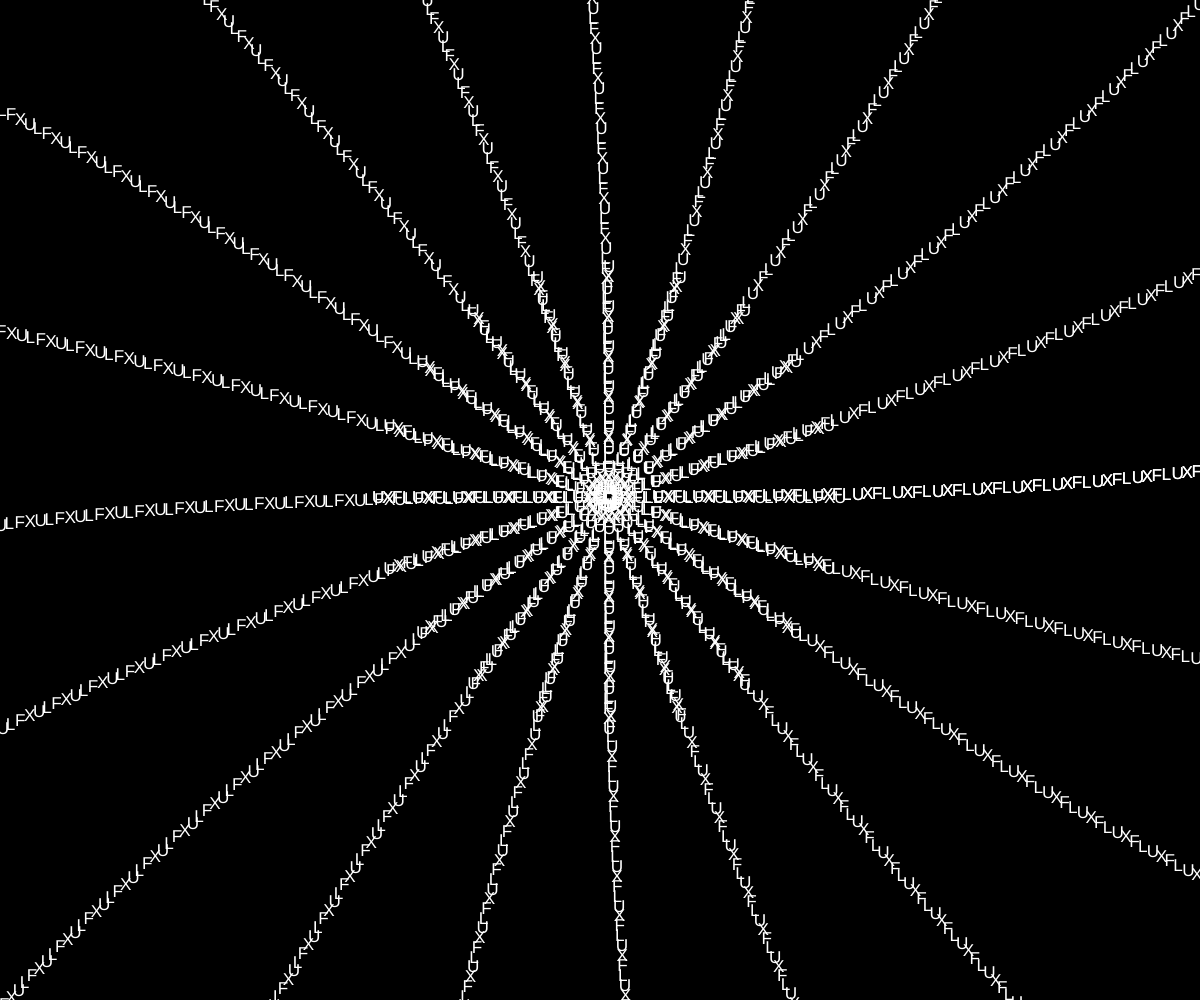
Frame 1 (no input)
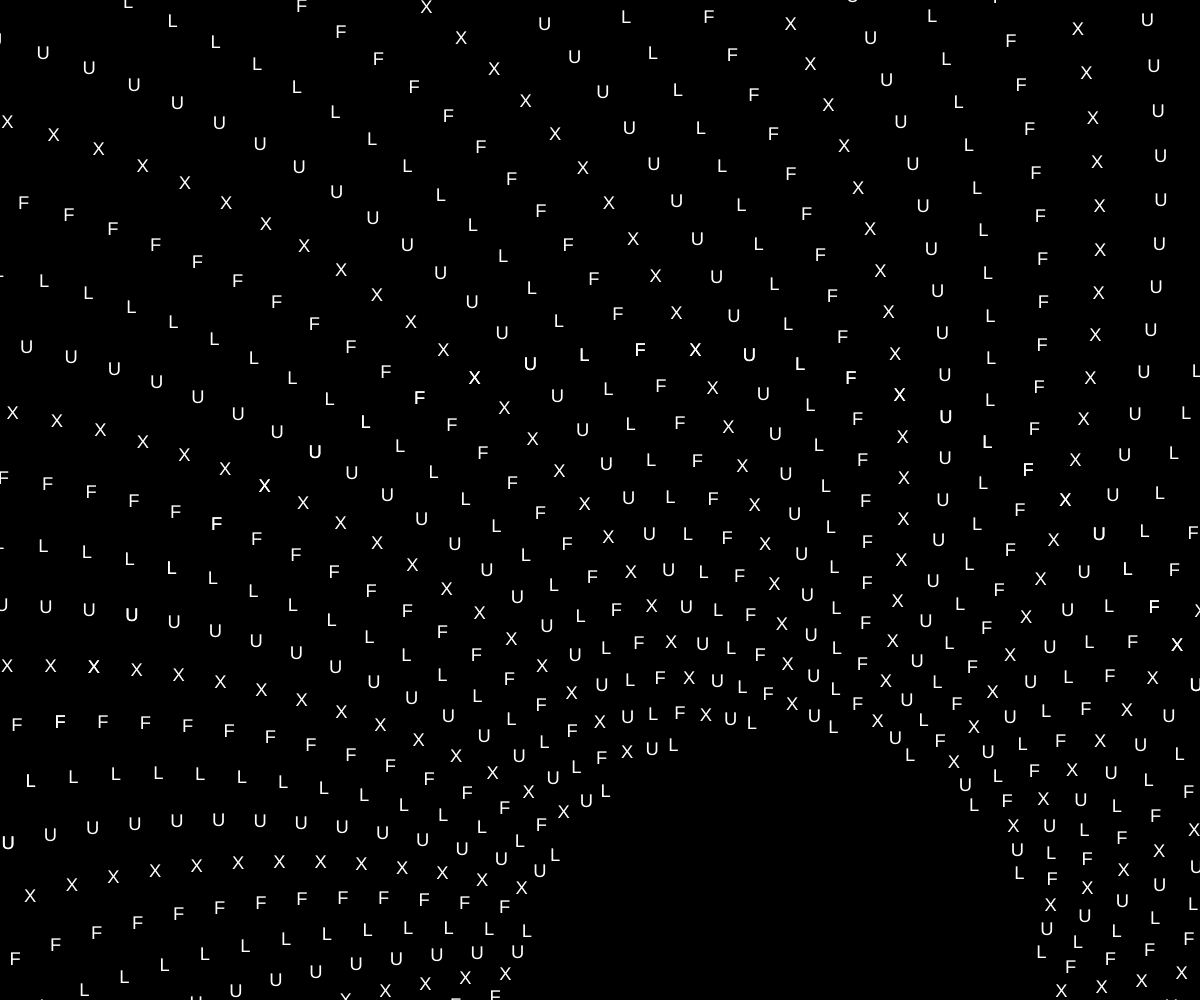
Frame 60 (no input)
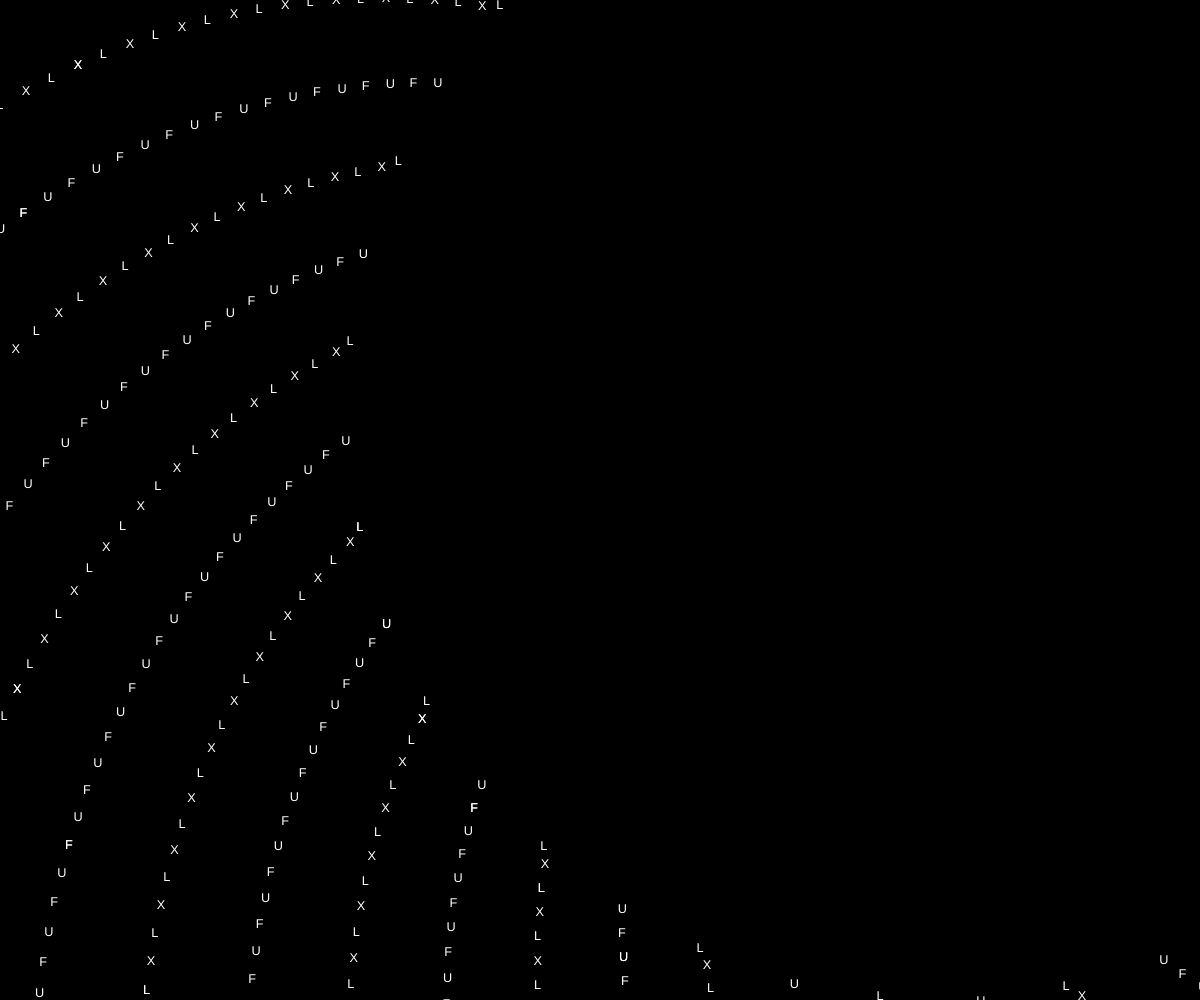
Frame 120 (the mouse pressed at the canvas centre since frame 60)

The p5.js sketch that drew these frames (run headless with seeded random() and noise() and a simulated clock; from frame 60 on, the mouse is pressed at the canvas centre):

// p5.js sketch
// ── sketch.js
let angle = 0;
let w = 20;
let hue = 0;
let numR = 20;
let numY = 180;
let r = 0;
let phrase = ['F', 'L', 'U', 'X'];
let offset = 0.05;
let x;
let y;
let yOffset = 0;

function setup() {
  createCanvas(windowWidth, windowHeight);
  rectMode(CENTER);

  let offset = 0;

  //  frameRate(10);


}

function draw() {
  background(0);
  // textSize(10);

  noStroke();
  push()
  fill(255);
  x = map(sin(frameCount * 0.005), -1, 1, 0, width);
  y = map(sin((frameCount + offset) * 0.005), -1, 1, 0, height);
  translate(x, y);
  textSize(map(sin(frameCount * 0.05), -1, 1, 3, 30));

  for (let y = 5; y <= numY; y++) {

    push();
    rotate(r * (numY - (y * 8)));

    for (let i = 0; i <= numR; i++) {

      push();
      rotate(radians(360 / numR) * i);

      push();
      let a = angle + offset;
      translate(y * 10 + offset, 0);
      rotate(-1 * (radians(360 / numR) * i) - (r * (numY - (y * 8))));
      text(phrase[y % phrase.length], 0, 0);

      pop();

      pop();
    }
    pop();

    offset = map(sin(frameCount * 0.01), -1, 1, width * -1, width / 2);

    r += 0.000001;
  }
  //angle += 0.0001;





  pop();

  offset += 10;

}
